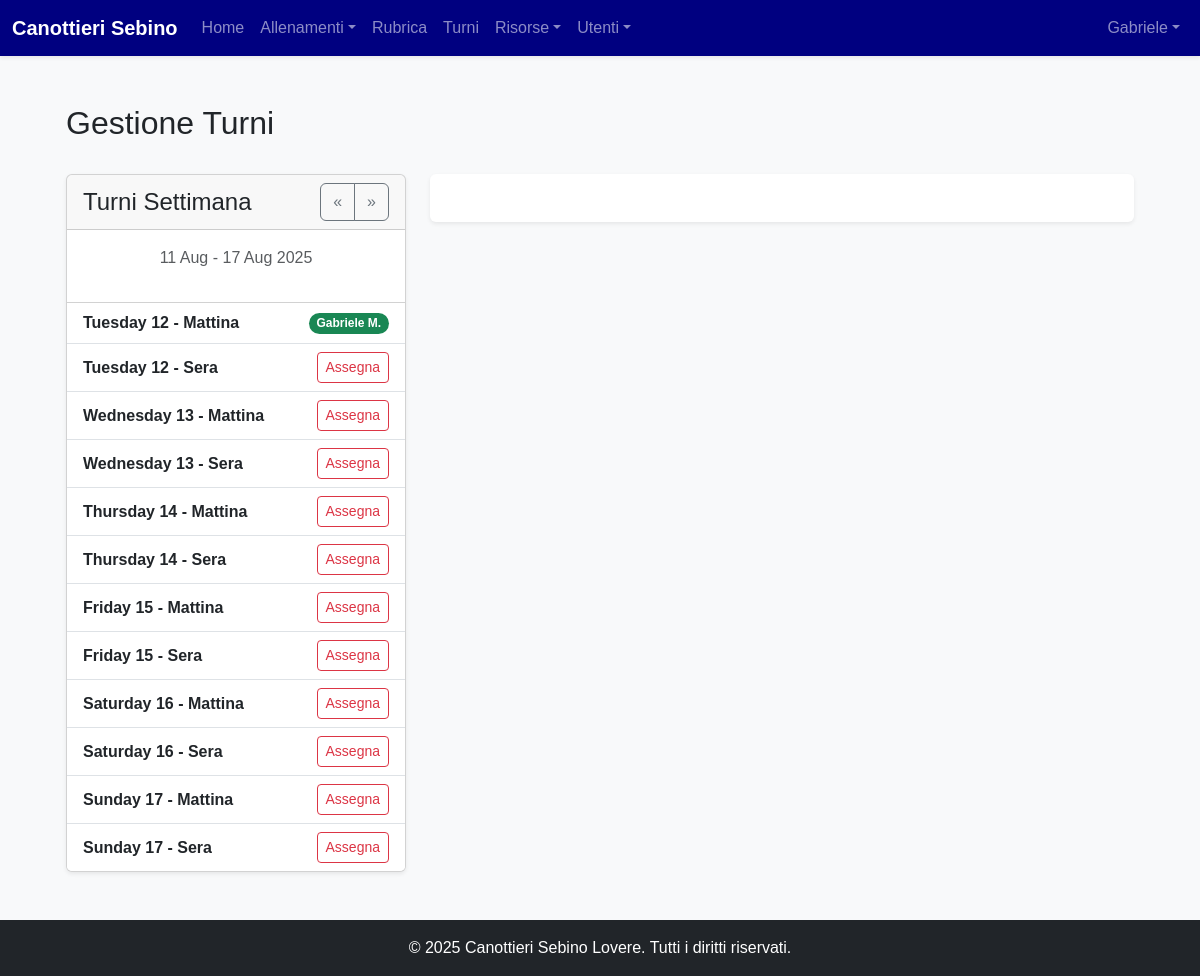
The app's page /turni (signed in), older data.
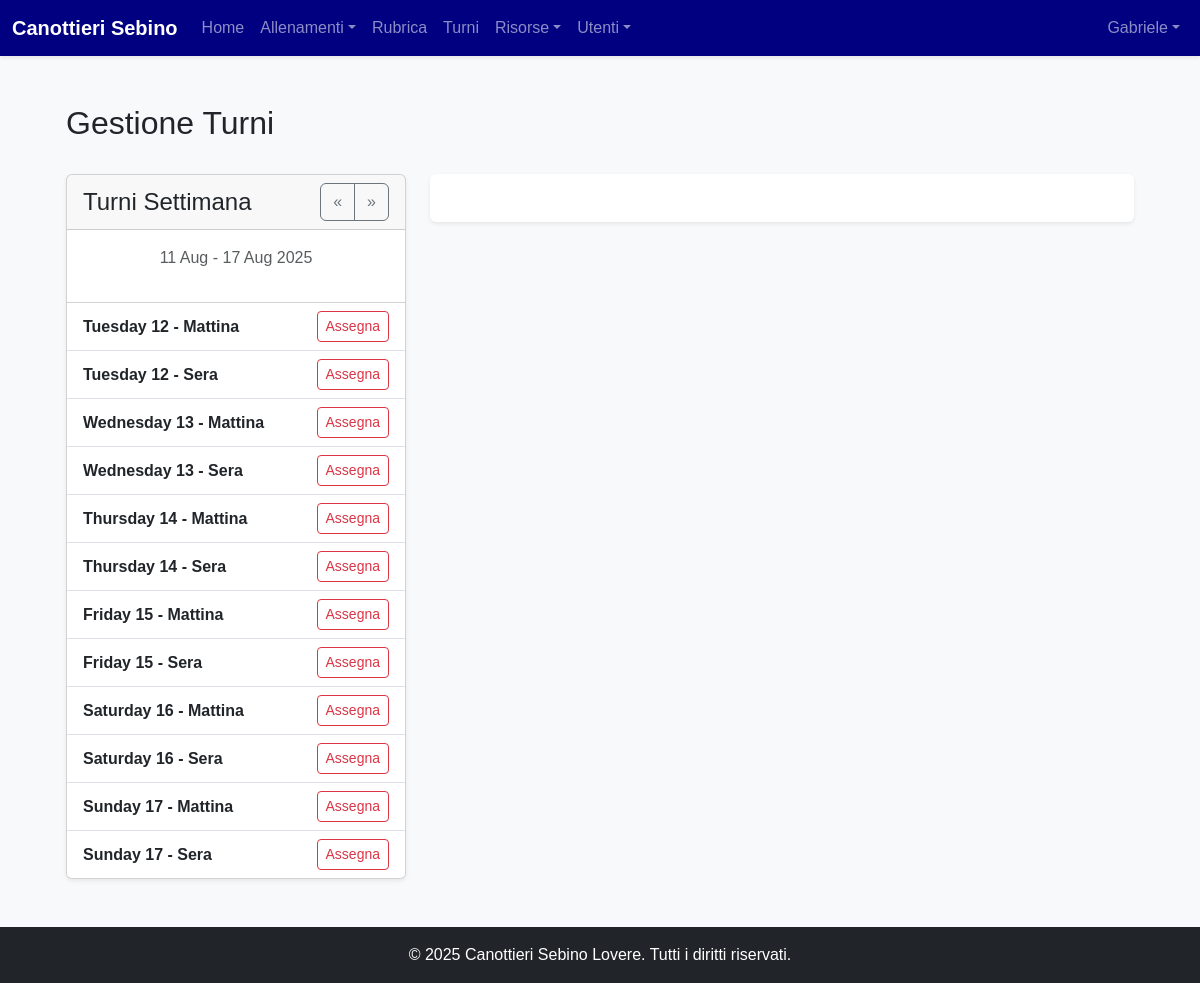
The same page, newer data.
### models.py (models this page shows, shortened)
class Turno(Base):
    __tablename__ = "turni"
    id = Column(Integer, primary_key=True, index=True)
    data = Column(Date, nullable=False, index=True)
    fascia_oraria = Column(String, nullable=False)
    user_id = Column(Integer, ForeignKey('users.id'), nullable=True)
    user = relationship("User", back_populates="turni")

class User(Base):
    __tablename__ = "users"
    id = Column(Integer, primary_key=True, index=True)
    username = Column(String, unique=True, index=True, nullable=False)
    hashed_password = Column(String, nullable=False)
    first_name = Column(String, nullable=False)
    last_name = Column(String, nullable=False)
    email = Column(String, unique=True, index=True)
    phone_number = Column(String)
    date_of_birth = Column(Date)
    tax_code = Column(String, unique=True)
    enrollment_year = Column(Integer)
    membership_date = Column(Date)
    certificate_expiration = Column(Date)
    address = Column(String)
    manual_category = Column(String, nullable=True)
    roles = relationship("Role", secondary=user_roles, back_populates="users")
    tags = relationship("Tag", secondary=user_tags, back_populates="users")
    barche_assegnate = relationship("Barca", secondary=barca_atleti_association, back_populates="atleti_assegnati")
    schede_pesi = relationship("SchedaPesi", back_populates="atleta")
    turni = relationship("Turno", back_populates="user")
    allenamenti_seguiti = relationship("Allenamento", secondary=allenamento_coach_association, back_populates="coaches")

### routers/trainings.py (the view)
@router.get("/turni", response_class=HTMLResponse)
async def view_turni(request: Request, db: Session = Depends(get_db), admin_user: models.User = Depends(get_current_admin_user), week_offset: int = 0):
    today = date.today() + timedelta(weeks=week_offset)
    start_of_week, end_of_week = today - timedelta(days=today.weekday()), today - timedelta(days=today.weekday()) + timedelta(days=6)
    allenatori = db.query(models.User).join(models.User.roles).filter(models.Role.name == 'allenatore').all()
    turni = db.query(models.Turno).filter(models.Turno.data.between(start_of_week, end_of_week)).order_by(models.Turno.data, models.Turno.fascia_oraria).all()
    return templates.TemplateResponse("turni.html", {"request": request, "current_user": admin_user, "allenatori": allenatori, "turni": turni, "week_offset": week_offset, "week_start": start_of_week, "week_end": end_of_week})

### templates/turni.html (shortened to what this page needs)
{% extends "layouts/_base.html" %}
{% block content %}
<div class="container-fluid p-4">
    <div class="d-flex justify-content-between align-items-center mb-4">
        <h1 class="h2">Gestione Turni</h1>
    </div>
    <div class="row g-4">
        <div class="col-lg-4">
            <div class="card shadow-sm">
                <div class="card-header d-flex justify-content-between align-items-center">
                    <h4 class="mb-0">Turni Settimana</h4>
                    <div class="btn-group">
                        <a href="/turni?week_offset={{ week_offset - 1 }}" class="btn btn-outline-secondary">&laquo;</a>
                        <a href="/turni?week_offset={{ week_offset + 1 }}" class="btn btn-outline-secondary">&raquo;</a>
                    </div>
                </div>
                <div class="card-body">
                    <p class="text-center text-muted">
                        {{ week_start.strftime('%d %b') }} - {{ week_end.strftime('%d %b %Y') }}
                    </p>
                </div>
                <div class="list-group list-group-flush">
                    {% for turno in turni %}
                        <div class="list-group-item d-flex justify-content-between align-items-center">
                            <div>
                                <div class="fw-bold">{{ turno.data.strftime('%A %d') }} - {{ turno.fascia_oraria }}</div>
                            </div>
                            {% if turno.user %}
                                <span class="badge rounded-pill" style="background-color: #198754;">{{ turno.user.first_name }} {{ turno.user.last_name[0] }}.</span>
                            {% else %}
                                <button class="btn btn-sm btn-outline-danger assign-btn"
                                        data-bs-toggle="modal"
                                        data-bs-target="#assignTurnoModal"
                                        data-turno-id="{{ turno.id }}"
                                        data-turno-info="{{ turno.data.strftime('%d/%m/%Y') }} ({{ turno.fascia_oraria }})">
                                    Assegna
                                </button>
                            {% endif %}
                        </div>
                    {% else %}
                        <div class="list-group-item">Nessun turno in questa settimana.</div>
                    {% endfor %}
                </div>
            </div>
        </div>
        <div class="col-lg-8">
            <div id="calendar" class="bg-white p-4 rounded shadow-sm"></div>
        </div>
    </div>
</div>
{% endblock %}

Row changes from the older to the newer data that the page shows:
changed Turno (number 1 of 12 on the later page): user.first_name "Gabriele" → (not shown); user "M" → (not shown); text "." → "Assegna"
